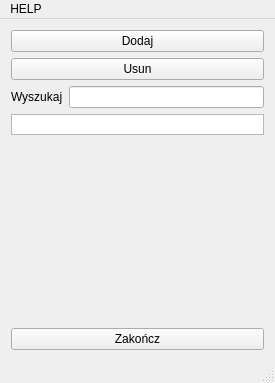
<?xml version="1.0" encoding="UTF-8"?>
<ui version="4.0">
 <class>MainWindow</class>
 <widget class="QMainWindow" name="MainWindow">
  <property name="geometry">
   <rect>
    <x>0</x>
    <y>0</y>
    <width>275</width>
    <height>383</height>
   </rect>
  </property>
  <property name="windowTitle">
   <string>MainWindow</string>
  </property>
  <widget class="QWidget" name="centralWidget">
   <layout class="QGridLayout" name="gridLayout">
    <item row="0" column="0">
     <layout class="QVBoxLayout" name="verticalLayout_2">
      <item>
       <layout class="QVBoxLayout" name="verticalLayout">
        <item>
         <widget class="QPushButton" name="pushButton">
          <property name="text">
           <string>Dodaj</string>
          </property>
         </widget>
        </item>
        <item>
         <widget class="QPushButton" name="pushButton_2">
          <property name="text">
           <string>Usun</string>
          </property>
         </widget>
        </item>
        <item>
         <layout class="QHBoxLayout" name="horizontalLayout">
          <item>
           <widget class="QLabel" name="label">
            <property name="text">
             <string>Wyszukaj</string>
            </property>
            <property name="buddy">
             <cstring>lineEdit</cstring>
            </property>
           </widget>
          </item>
          <item>
           <widget class="QLineEdit" name="lineEdit"/>
          </item>
         </layout>
        </item>
       </layout>
      </item>
     </layout>
    </item>
    <item row="1" column="0">
     <widget class="QListWidget" name="listWidget">
      <property name="maximumSize">
       <size>
        <width>256</width>
        <height>21</height>
       </size>
      </property>
     </widget>
    </item>
    <item row="2" column="0">
     <spacer name="verticalSpacer">
      <property name="orientation">
       <enum>Qt::Vertical</enum>
      </property>
      <property name="sizeHint" stdset="0">
       <size>
        <width>20</width>
        <height>175</height>
       </size>
      </property>
     </spacer>
    </item>
    <item row="3" column="0">
     <widget class="QPushButton" name="pushButton_3">
      <property name="text">
       <string>Zakończ</string>
      </property>
     </widget>
    </item>
   </layout>
   <zorder>pushButton_3</zorder>
   <zorder>listWidget</zorder>
  </widget>
  <widget class="QMenuBar" name="menuBar">
   <property name="geometry">
    <rect>
     <x>0</x>
     <y>0</y>
     <width>275</width>
     <height>21</height>
    </rect>
   </property>
   <widget class="QMenu" name="menuAbout_Qt">
    <property name="title">
     <string>HELP</string>
    </property>
    <addaction name="actionO_Qt"/>
   </widget>
   <addaction name="menuAbout_Qt"/>
  </widget>
  <widget class="QStatusBar" name="statusBar"/>
  <action name="actionO_Qt">
   <property name="text">
    <string>O Qt</string>
   </property>
  </action>
 </widget>
 <layoutdefault spacing="6" margin="11"/>
 <resources/>
 <connections/>
</ui>
